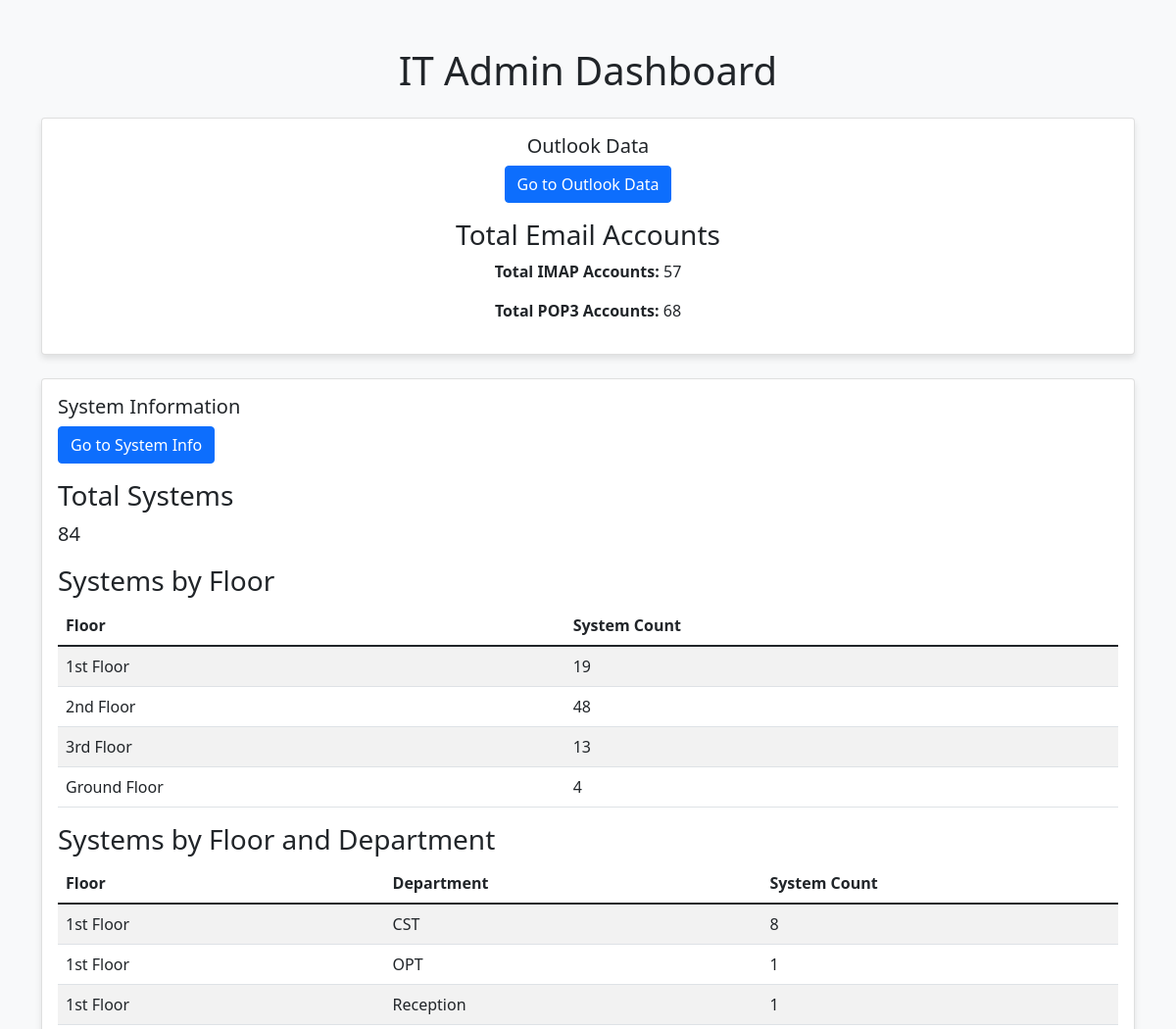
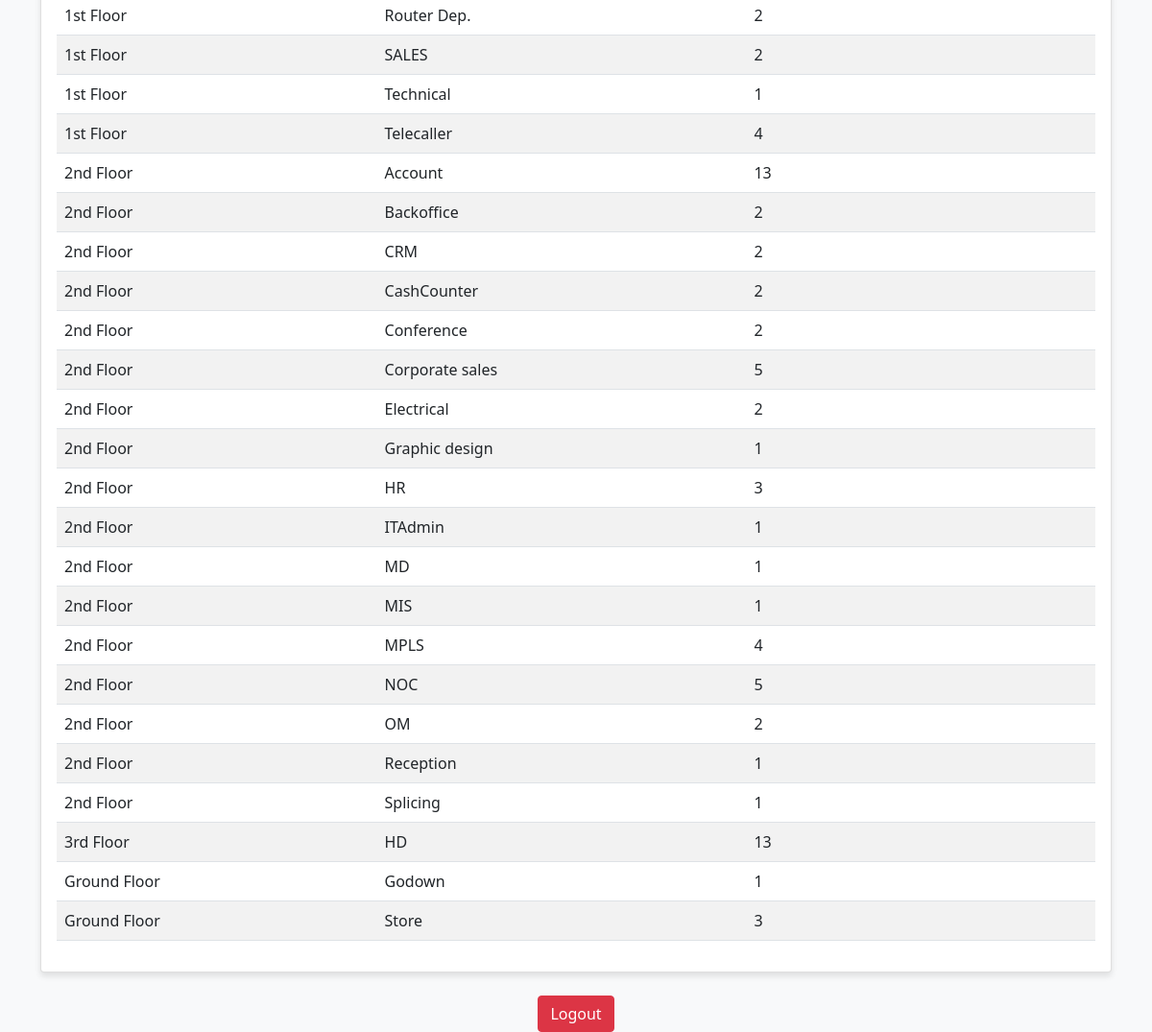
/dashboard (signed in), run on the app's committed database (2 pictures, top to bottom).
### app.py (models this page shows)
class Inventory(db.Model):
    id = db.Column(db.Integer, primary_key=True)
    floor = db.Column(db.String(50))
    department = db.Column(db.String(100))
    host_name = db.Column(db.String(100))
    employee_name = db.Column(db.String(100))
    ip_address = db.Column(db.String(50))
    antivirus = db.Column(db.String(50))
    operating_system = db.Column(db.String(100))
    product_model = db.Column(db.String(100))
    pc_type = db.Column(db.String(50))
    processor = db.Column(db.String(100))
    ram_size = db.Column(db.String(50))
    hard_disk_type = db.Column(db.String(50))
    hard_disk_size = db.Column(db.String(50))
    hard_disk_sn = db.Column(db.String(100))
    ssd_disk_type = db.Column(db.String(50))
    ssd_disk_size = db.Column(db.String(50))
    ssd_hard_disk_sn = db.Column(db.String(100))
    on_board_lan_card = db.Column(db.String(50))
    adapter_mac_address = db.Column(db.String(100))
    external_lan_card = db.Column(db.String(50))
    external_adapter_mac_address = db.Column(db.String(100))
    ms_office = db.Column(db.String(50))

### app.py (the view, shortened to what this page needs)
@app.route('/dashboard', methods=['GET'])
def dashboard():
    if 'user' not in session:
        return redirect(url_for('login'))
    search_query = request.args.get('search_query', '').lower()
    search_type = request.args.get('search_type', 'system')
    search_results = {"system": [], "outlook": []}
    email_counts = db.session.query(
        Email.email_type, db.func.count(Email.id).label('count')
    ).group_by(Email.email_type).all()
    total_imap_count = sum(count for email_type, count in email_counts if email_type == 'IMAP')
    total_pop3_count = sum(count for email_type, count in email_counts if email_type == 'POP3')
    floor_counts = db.session.query(Inventory.floor, db.func.count(Inventory.id).label('count')).group_by(Inventory.floor).all()
    department_counts = db.session.query(Inventory.department, db.func.count(Inventory.id).label('count')).group_by(Inventory.department).all()
    floor_department_counts = db.session.query(Inventory.floor, Inventory.department, db.func.count(Inventory.id).label('count')) \
                                        .group_by(Inventory.floor, Inventory.department) \
                                        .all()
    total_system_count = db.session.query(db.func.count(Inventory.id)).scalar()
    return render_template('dashboard.html',
                           floor_department_counts=floor_department_counts,
                           floor_counts=floor_counts,
                           department_counts=department_counts,
                           total_imap_count=total_imap_count,
                           total_pop3_count=total_pop3_count,
                           total_system_count=total_system_count,
                           search_results=search_results,
                           search_query=search_query,
                           search_type=search_type)

### Templates/dashboard.html (shortened to what this page needs)
<!DOCTYPE html>
<html lang="en">
<head>
    <link rel="stylesheet" href="https://cdn.jsdelivr.net/npm/bootstrap@5.1.3/dist/css/bootstrap.min.css">
</head>
<body>
    <div class="container mt-5">
        <h1 class="mb-4 text-center"> IT Admin Dashboard</h1>
        <div class="card mb-4">
            <div class="card-body text-center">
                <h5 class="card-title">Outlook Data</h5>
                <a href="/outlook" class="btn btn-primary mb-3">Go to Outlook Data</a>
                <h3>Total Email Accounts</h3>
                <div>
                    <p><strong>Total IMAP Accounts:</strong> {{ total_imap_count }}</p>
                    <p><strong>Total POP3 Accounts:</strong> {{ total_pop3_count }}</p>
                </div>
            </div>
        </div>
        <div class="card mb-4">
            <div class="card-body">
                <h5 class="card-title">System Information</h5>
                <a href="/system" class="btn btn-primary mb-3">Go to System Info</a>
                <h3>Total Systems</h3>
                <p class="fs-5">{{ total_system_count }}</p>
                <h3>Systems by Floor</h3>
                <table class="table table-striped">
                    <thead>
                        <tr>
                            <th>Floor</th>
                            <th>System Count</th>
                        </tr>
                    </thead>
                    <tbody>
                        {% for floor, count in floor_counts %}
                            <tr>
                                <td>{{ floor }}</td>
                                <td>{{ count }}</td>
                            </tr>
                        {% endfor %}
                    </tbody>
                </table>
                <h3>Systems by Floor and Department</h3>
                <table class="table table-striped">
                    <thead>
                        <tr>
                            <th>Floor</th>
                            <th>Department</th>
                            <th>System Count</th>
                        </tr>
                    </thead>
                    <tbody>
                        {% for floor, department, count in floor_department_counts %}
                            <tr>
                                <td>{{ floor }}</td>
                                <td>{{ department }}</td>
                                <td>{{ count }}</td>
                            </tr>
                        {% endfor %}
                    </tbody>
                </table>
            </div>
        </div>
        <div class="text-center mt-4">
            <a href="/logout" class="btn btn-danger">Logout</a>
        </div>
    </div>
</body>
</html>

### Templates/dashboard.html (style rules this page uses)
body { background-color: #f8f9fa; }
.card { margin-bottom: 20px; box-shadow: 0 4px 6px rgba(0, 0, 0, 0.1); }
.table th, .table td { vertical-align: middle; }

### data on the page
Inventory: floor "2nd Floor", id "48"
Inventory: floor "3rd Floor", id "13", department "HD"
Inventory: floor "1st Floor", department "OPT", count "1"
Inventory: floor "1st Floor", department "Reception", count "1"
Inventory: floor "1st Floor", department "Technical", count "1"
Inventory: floor "2nd Floor", department "Graphic design", count "1"
Inventory: floor "2nd Floor", department "ITAdmin", count "1"
Inventory: floor "2nd Floor", department "MD", count "1"
Inventory: floor "2nd Floor", department "MIS", count "1"
Inventory: floor "2nd Floor", department "Reception", count "1"
Inventory: floor "2nd Floor", department "Splicing", count "1"
Inventory: floor "Ground Floor", department "Godown", count "1"

### other printed values
{{ total_imap_count }} "57"
{{ total_pop3_count }} "68"
{{ total_system_count }} "84"
{{ floor }} "1st Floor" "Ground Floor"
{{ count }} "19" "4"
{{ floor }} "1st Floor" "1st Floor" "1st Floor" "1st Floor" "2nd Floor" "2nd Floor" "2nd Floor" "2nd Floor" "2nd Floor" "2nd Floor" "2nd Floor" "2nd Floor" "2nd Floor" "2nd Floor" "2nd Floor" "Ground Floor"
{{ department }} "CST" "Router Dep." "SALES" "Telecaller" "Account" "Backoffice" "CRM" "CashCounter" "Conference" "Corporate sales" "Electrical" "HR" "MPLS" "NOC" "OM" "Store"
{{ count }} "8" "2" "2" "4" "13" "2" "2" "2" "2" "5" "2" "3" "4" "5" "2" "3"
